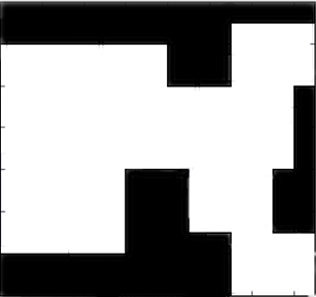
%> input picture Codes/Potential field/potential/ROOMGA.png, 316 x 297 px
$ octave astart.m   (GNU Octave 9; MATLAB toolbox functions it lacks are replaced by stand-ins)
%> lines starting %> are read from the running program, lines starting %| are printed output that depends on the picture; in (x1, y1, x2, y2) boxes, pixels count from 0 and x2, y2 are one past the last pixel; in counts of white or black regions, pixels touching at a corner belong together; the program's own positions count from 1
% � Rahul Kala, IIIT Allahabad, Creative Commons Attribution-ShareAlike 4.0 International License.
% The use of this code, its parts and all the materials in the text; creation of derivatives and their publication; and sharing the code publically is permitted without permission.
% Please cite the work in all materials as: R. Kala (2014) Code for Robot Path Planning using Artificial Potential Fields, Indian Institute of Information Technology Allahabad, Available at: http://rkala.in/codes.html

map=int16(im2bw(imread('ROOMGA.png'))); % input map read from a bmp file. for new maps write the file name here
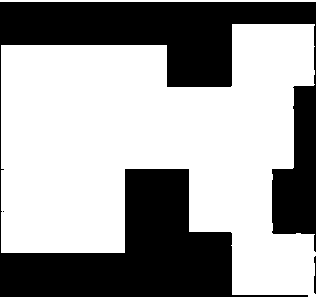
%> map: size 297x316 int16; values 0 (black) and 1 (white), 61.3% white; 3 black regions (1 under 20 px), largest, box (x1, y1, x2, y2) and area: (0, 2, 316, 297) 36222, (314, 256, 316, 294) 61
source=[50 50]; % source position in Y, X format
goal=[150 250]; % goal position in Y, X format
robotDirection=pi/8; % initial heading direction
robotSize=[5 5]; %length and breadth
robotSpeed=10; % arbitrary units
maxRobotSpeed=10; % arbitrary units
S=10; % safety distance
distanceThreshold=30; % a threshold distace. points within this threshold can be taken as same.
maxAcceleration=10; % maximum speed change per unit time
maxTurn=10*pi/180; % potential outputs to turn are restriect to -60 and 60 degrees.
k=3; % degree of calculating potential
attractivePotentialScaling=300000; % scaling factor for attractive potential
repulsivePotentialScaling=300000; % scaling factor for repulsive potential
minAttractivePotential=0.5; % minimum attractive potential at any point

%%%%% parameters end here %%%%%

currentPosition=source; % position of the centre of the robot
currentDirection=robotDirection; % direction of orientation of the robot
robotHalfDiagonalDistance=((robotSize(1)/2)^2+(robotSize(2)/2)^2)^0.5; % used for distance calculations
pathFound=false; % has goal been reached
pathCost=0;
t=1;
imshow(map==1);
rectangle('position',[1 1 size(map)-1],'edgecolor','k')
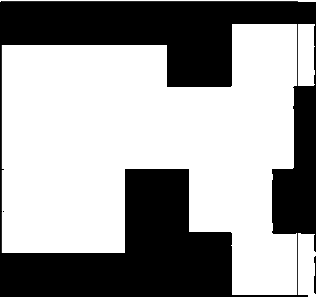
%> figure redrawn from the program's plot data
pathLength=0;
%> (the run ends here)
